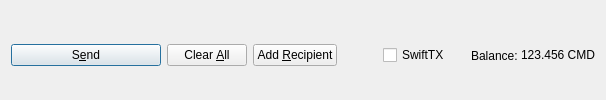
         <widget class="QFrame" name="frame_Send">
          <layout class="QHBoxLayout" name="horizontalLayout">
           <property name="bottomMargin">
            <number>0</number>
           </property>
           <item>
            <widget class="QPushButton" name="sendButton">
             <property name="minimumSize">
              <size>
               <width>150</width>
               <height>0</height>
              </size>
             </property>
             <property name="toolTip">
              <string>Confirm the send action</string>
             </property>
             <property name="text">
              <string>S&amp;end</string>
             </property>
             <property name="icon">
              <iconset resource="../cmd.qrc">
               <normaloff>:/icons/send</normaloff>:/icons/send</iconset>
             </property>
             <property name="autoDefault">
              <bool>false</bool>
             </property>
             <property name="default">
              <bool>true</bool>
             </property>
            </widget>
           </item>
           <item>
            <widget class="QPushButton" name="clearButton">
             <property name="sizePolicy">
              <sizepolicy hsizetype="Minimum" vsizetype="Fixed">
               <horstretch>0</horstretch>
               <verstretch>0</verstretch>
              </sizepolicy>
             </property>
             <property name="toolTip">
              <string>Clear all fields of the form.</string>
             </property>
             <property name="text">
              <string>Clear &amp;All</string>
             </property>
             <property name="icon">
              <iconset resource="../cmd.qrc">
               <normaloff>:/icons/remove</normaloff>:/icons/remove</iconset>
             </property>
             <property name="autoDefault">
              <bool>false</bool>
             </property>
            </widget>
           </item>
           <item>
            <widget class="QPushButton" name="addButton">
             <property name="toolTip">
              <string>Send to multiple recipients at once</string>
             </property>
             <property name="text">
              <string>Add &amp;Recipient</string>
             </property>
             <property name="icon">
              <iconset resource="../cmd.qrc">
               <normaloff>:/icons/add</normaloff>:/icons/add</iconset>
             </property>
             <property name="autoDefault">
              <bool>false</bool>
             </property>
            </widget>
           </item>
           <item>
            <spacer name="horizontalSpacer">
             <property name="orientation">
              <enum>Qt::Horizontal</enum>
             </property>
             <property name="sizeHint" stdset="0">
              <size>
               <width>40</width>
               <height>20</height>
              </size>
             </property>
            </spacer>
           </item>
           <item>
            <layout class="QHBoxLayout" name="horizontalLayout_2">
             <property name="spacing">
              <number>3</number>
             </property>
             <item>
              <widget class="QCheckBox" name="checkSwiftTX">
               <property name="enabled">
                <bool>true</bool>
               </property>
               <property name="minimumSize">
                <size>
                 <width>85</width>
                 <height>0</height>
                </size>
               </property>
               <property name="text">
                <string>SwiftTX</string>
               </property>
              </widget>
             </item>
             <item>
              <widget class="QLabel" name="label">
               <property name="text">
                <string>Balance:</string>
               </property>
              </widget>
             </item>
             <item>
              <widget class="QLabel" name="labelBalance">
               <property name="sizePolicy">
                <sizepolicy hsizetype="Preferred" vsizetype="Fixed">
                 <horstretch>0</horstretch>
                 <verstretch>0</verstretch>
                </sizepolicy>
               </property>
               <property name="cursor">
                <cursorShape>IBeamCursor</cursorShape>
               </property>
               <property name="text">
                <string notr="true">123.456 CMD</string>
               </property>
               <property name="textInteractionFlags">
                <set>Qt::LinksAccessibleByMouse|Qt::TextSelectableByKeyboard|Qt::TextSelectableByMouse</set>
               </property>
              </widget>
             </item>
            </layout>
           </item>
          </layout>
         </widget>
